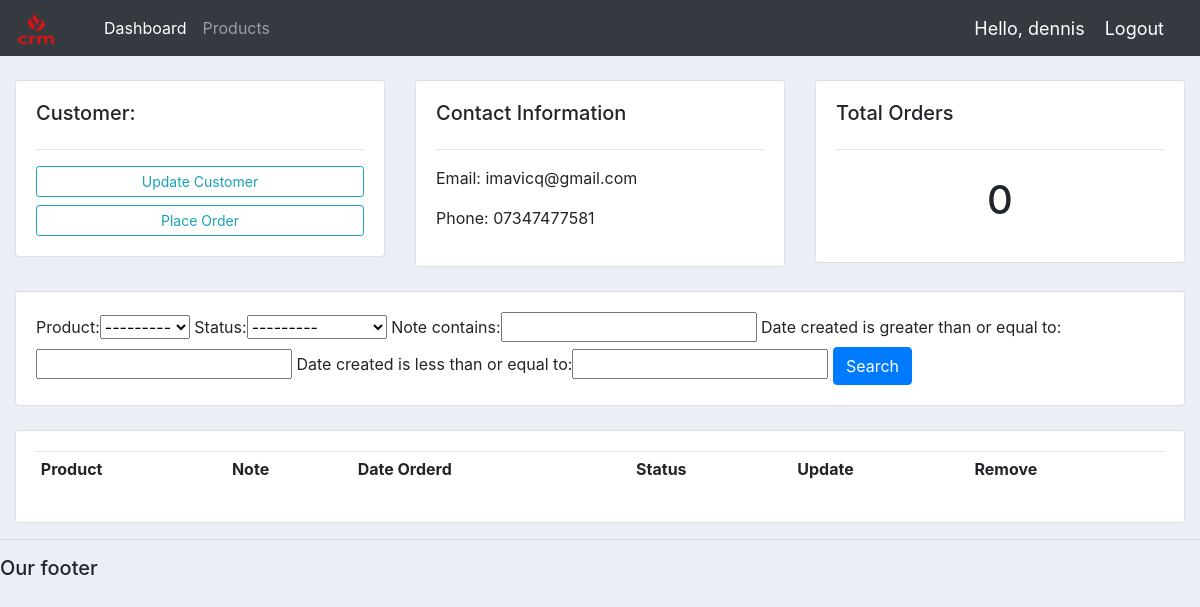
The page /customer/7/ (signed in) on the database as committed earlier.
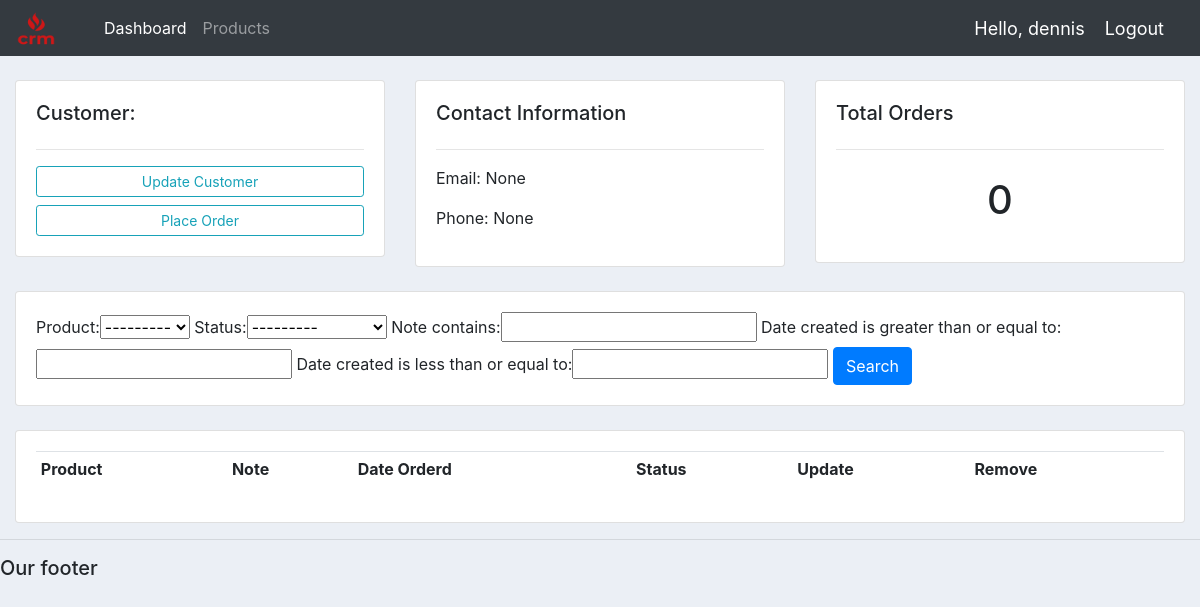
The same page on the database as committed later.
### accounts/models.py (models this page shows, shortened)
class Customer(models.Model):
	user = models.OneToOneField(User, null=True, blank=True, on_delete=models.CASCADE)
	name = models.CharField(max_length=200, null=True)
	phone = models.CharField(max_length=200, null=True)
	email = models.CharField(max_length=200, null=True)
	profile_pic = models.ImageField(default="profile1.png", null=True, blank=True)
	date_created = models.DateTimeField(auto_now_add=True, null=True)

### accounts/decorators.py (the view)
		def wrapper_func(request, *args, **kwargs):
			group = None
			if request.user.groups.exists():
				group = request.user.groups.all()[0].name
			if group in allowed_roles:
				return view_func(request, *args, **kwargs)
			else:
				return HttpResponse('You are not authorized to view this page')

### accounts/models.py (called while the page is built)
	def __str__(self):
		return self.name

### accounts/views.py (called while the page is built)
@login_required(login_url='login')
@allowed_users(allowed_roles=['admin'])
def customer(request, pk_test):
	customer = Customer.objects.get(id=pk_test)
	orders = customer.order_set.all()
	order_count = orders.count()
	myFilter = OrderFilter(request.GET, queryset=orders)
	orders = myFilter.qs
	context = {'customer':customer, 'orders':orders, 'order_count':order_count,
	'myFilter':myFilter}
	return render(request, 'accounts/customer.html',context)

### accounts/templates/accounts/customer.html (shortened to what this page needs)
{%  extends 'accounts/main.html' %}
{% block content %}
	<br>
<div class="row">
	<div class="col-md">
		<div class="card card-body">
			<h5>Customer:</h5>
			<hr>
			<a class="btn btn-outline-info  btn-sm btn-block" href="">Update Customer</a>
			<a class="btn btn-outline-info  btn-sm btn-block" href="{% url 'create_order' customer.id %}">Place Order</a>
		</div>
	</div>
	<div class="col-md">
		<div class="card card-body">
			<h5>Contact Information</h5>
			<hr>
			<p>Email: {{customer.email}}</p>
			<p>Phone: {{customer.phone}}</p>
		</div>
	</div>
	<div class="col-md">
		<div class="card card-body">
			<h5>Total Orders</h5>
			<hr>
			<h1 style="text-align: center;padding: 10px">{{order_count}}</h1>
		</div>
	</div>
</div>
<br>
<div class="row">
	<div class="col">
		<div class="card card-body">
			<form method="get">
				{{myFilter.form}}
		    <button class="btn btn-primary" type="submit">Search</button>
		  </form>
		</div>
	</div>
</div>
<br>
<div class="row">
	<div class="col-md">
		<div class="card card-body">
			<table class="table table-sm">
				<tr>
					<th>Product</th>
					<th>Note</th>
					<th>Date Orderd</th>
					<th>Status</th>
					<th>Update</th>
					<th>Remove</th>
				</tr>
			</table>
		</div>
	</div>
</div>
{% endblock %}

Rows that differ between the two databases and show on the page:
changed Customer: email "imavicq@gmail.com" → "None"; phone "07347477581" → "None"
